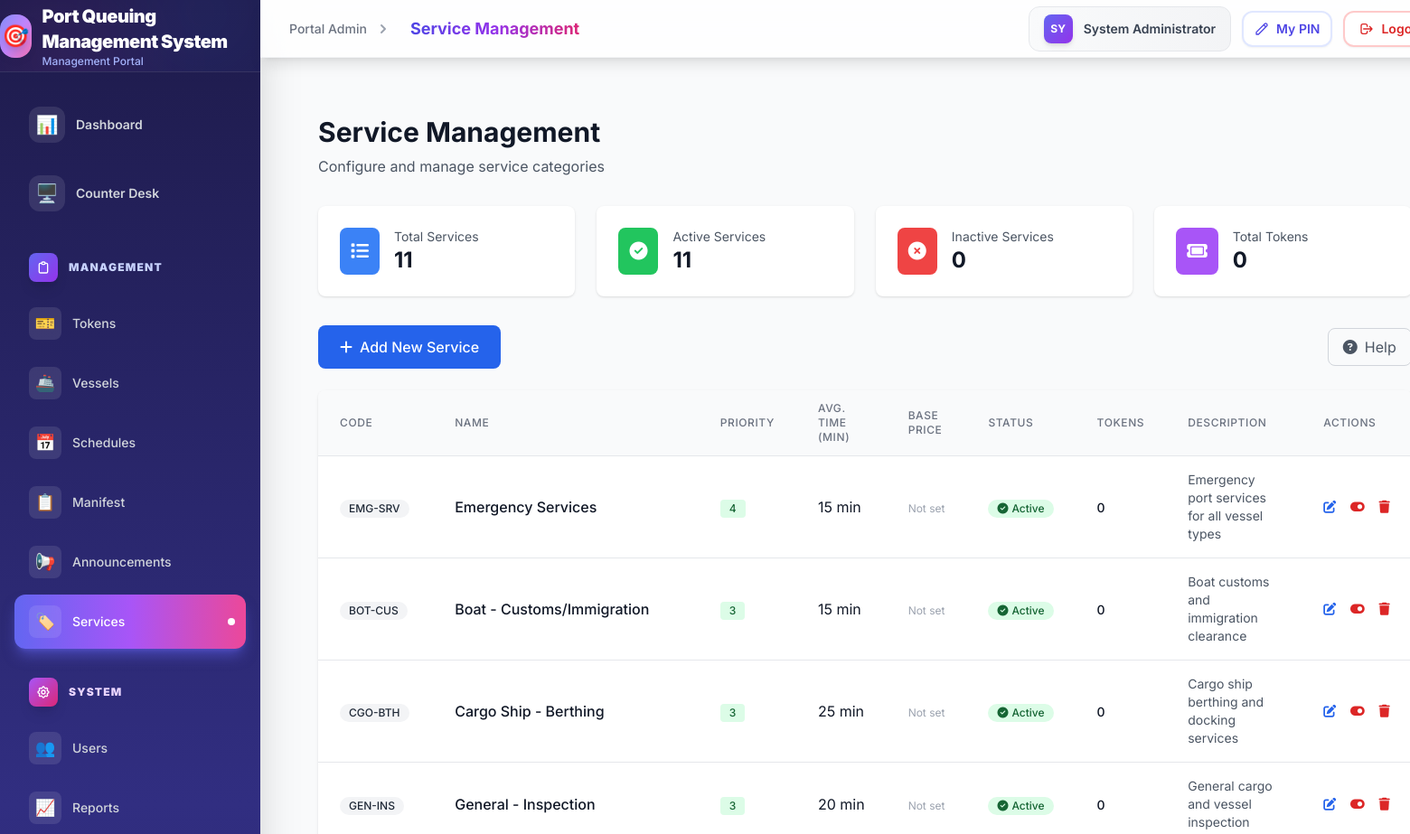
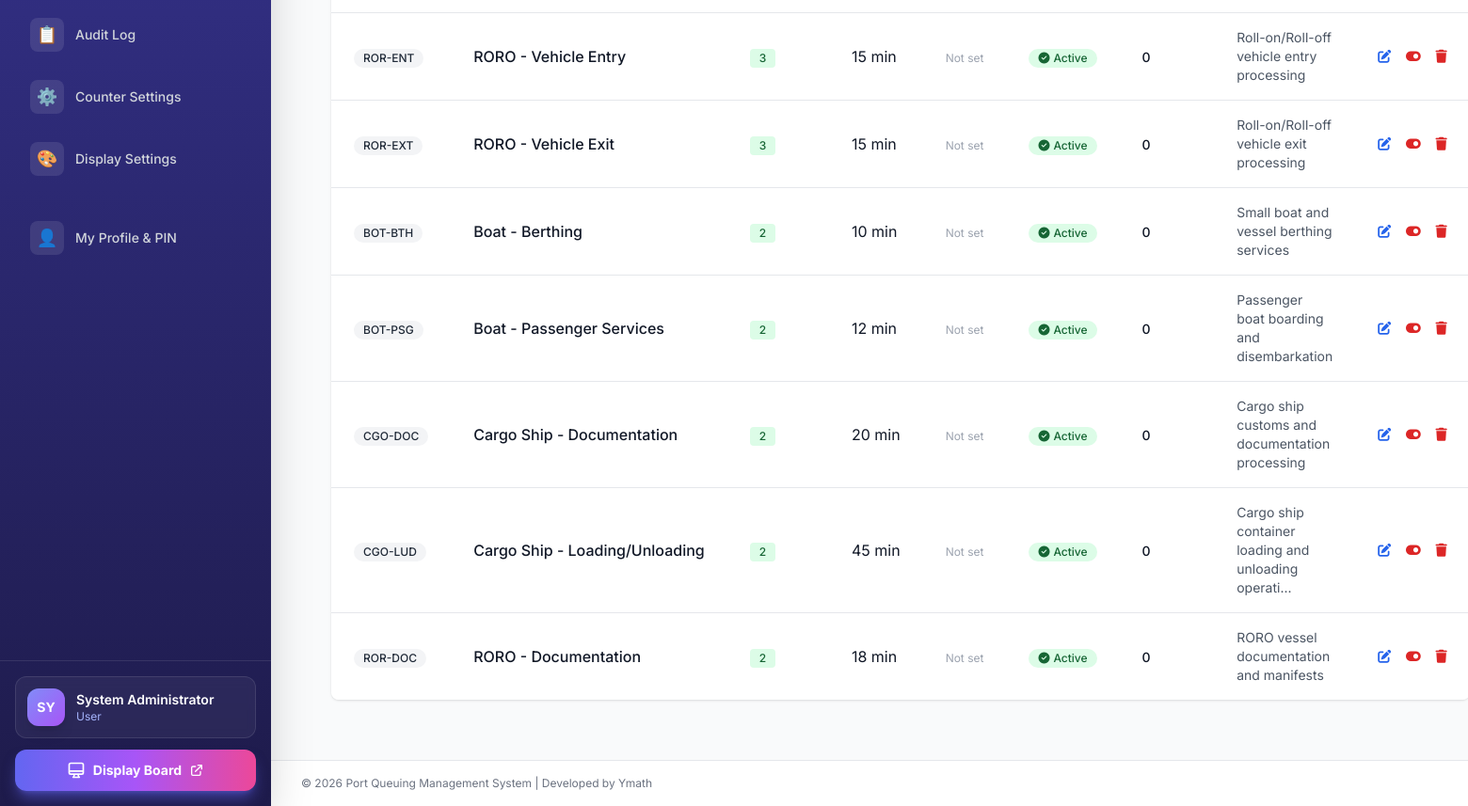
Screenshot of /admin/services.php (signed in) with the database file from the repository (2 pictures, top to bottom).
### tables this page shows
CREATE TABLE IF NOT EXISTS service_categories (
    id INT PRIMARY KEY AUTO_INCREMENT,
    name VARCHAR(100) NOT NULL,
    code VARCHAR(10) NOT NULL UNIQUE,
    priority_level INT DEFAULT 0,
    avg_service_time INT DEFAULT 10,
    description TEXT,
    is_active TINYINT(1) DEFAULT 1,
    created_at TIMESTAMP DEFAULT CURRENT_TIMESTAMP
);

### admin/services.php (the view, shortened to what this page needs)
<?php
$db = getDB();
$services = $db->query("SELECT * FROM service_categories ORDER BY priority_level DESC, name ASC")->fetchAll(PDO::FETCH_ASSOC);
$stats = [];
foreach ($services as $service) {
    $stmt = $db->prepare("SELECT COUNT(*) as count FROM tokens WHERE service_category_id = ?");
    $stmt->execute([$service['id']]);
    $stats[$service['id']] = $stmt->fetch(PDO::FETCH_ASSOC)['count'];
}
?>
<!DOCTYPE html>
<html lang="en">
<head>
    <script src="https://cdn.tailwindcss.com"></script>
    <link rel="stylesheet" href="https://cdnjs.cloudflare.com/ajax/libs/font-awesome/6.4.0/css/all.min.css">
</head>
<body class="bg-gray-50">
    <?php
    include __DIR__ . '/includes/header.php';
    ?>
    <div class="w-full mx-auto px-4 sm:px-6 lg:px-8 py-8">
        <div class="mb-8">
            <h1 class="text-3xl font-bold text-gray-900 mb-2">Service Management</h1>
            <p class="text-gray-600">Configure and manage service categories</p>
        </div>
        <div class="grid grid-cols-1 md:grid-cols-4 gap-6 mb-8">
            <div class="bg-white rounded-lg shadow p-6">
                <div class="flex items-center">
                    <div class="flex-shrink-0 bg-blue-500 rounded-lg p-3">
                        <i class="fas fa-list text-white text-xl"></i>
                    </div>
                    <div class="ml-4">
                        <p class="text-sm text-gray-600">Total Services</p>
                        <p class="text-2xl font-bold text-gray-900"><?php echo count($services); ?></p>
                    </div>
                </div>
            </div>
            <div class="bg-white rounded-lg shadow p-6">
                <div class="flex items-center">
                    <div class="flex-shrink-0 bg-green-500 rounded-lg p-3">
                        <i class="fas fa-check-circle text-white text-xl"></i>
                    </div>
                    <div class="ml-4">
                        <p class="text-sm text-gray-600">Active Services</p>
                        <p class="text-2xl font-bold text-gray-900"><?php echo count(array_filter($services, fn($s) => $s['is_active'])); ?></p>
                    </div>
                </div>
            </div>
            <div class="bg-white rounded-lg shadow p-6">
                <div class="flex items-center">
                    <div class="flex-shrink-0 bg-red-500 rounded-lg p-3">
                        <i class="fas fa-times-circle text-white text-xl"></i>
                    </div>
                    <div class="ml-4">
                        <p class="text-sm text-gray-600">Inactive Services</p>
                        <p class="text-2xl font-bold text-gray-900"><?php echo count(array_filter($services, fn($s) => !$s['is_active'])); ?></p>
                    </div>
                </div>
            </div>
            <div class="bg-white rounded-lg shadow p-6">
                <div class="flex items-center">
                    <div class="flex-shrink-0 bg-purple-500 rounded-lg p-3">
                        <i class="fas fa-ticket text-white text-xl"></i>
                    </div>
                    <div class="ml-4">
                        <p class="text-sm text-gray-600">Total Tokens</p>
                        <p class="text-2xl font-bold text-gray-900"><?php echo array_sum($stats); ?></p>
                    </div>
                </div>
            </div>
        </div>
        <div class="mb-6 flex items-center justify-between">
            <button onclick="openAddModal()" class="bg-blue-600 hover:bg-blue-700 text-white px-6 py-3 rounded-lg font-medium transition-colors">
                <i class="fas fa-plus mr-2"></i>Add New Service
            </button>
            <button onclick="toggleHelp()" class="text-gray-600 hover:text-gray-900 px-4 py-2 border border-gray-300 rounded-lg transition-colors">
                <i class="fas fa-question-circle mr-2"></i>Help
            </button>
        </div>
        <div class="bg-white rounded-lg shadow overflow-hidden">
            <div class="overflow-x-auto">
                <table class="min-w-full divide-y divide-gray-200">
                    <thead class="bg-gray-50">
                        <tr>
                            <th class="px-6 py-3 text-left text-xs font-medium text-gray-500 uppercase tracking-wider">Code</th>
                            <th class="px-6 py-3 text-left text-xs font-medium text-gray-500 uppercase tracking-wider">Name</th>
                            <th class="px-6 py-3 text-left text-xs font-medium text-gray-500 uppercase tracking-wider">Priority</th>
                            <th class="px-6 py-3 text-left text-xs font-medium text-gray-500 uppercase tracking-wider">Avg. Time (min)</th>
                            <th class="px-6 py-3 text-left text-xs font-medium text-gray-500 uppercase tracking-wider">Base Price</th>
                            <th class="px-6 py-3 text-left text-xs font-medium text-gray-500 uppercase tracking-wider">Status</th>
                            <th class="px-6 py-3 text-left text-xs font-medium text-gray-500 uppercase tracking-wider">Tokens</th>
                            <th class="px-6 py-3 text-left text-xs font-medium text-gray-500 uppercase tracking-wider">Description</th>
                            <th class="px-6 py-3 text-left text-xs font-medium text-gray-500 uppercase tracking-wider">Actions</th>
                        </tr>
                    </thead>
                    <tbody class="bg-white divide-y divide-gray-200">
                        <?php foreach ($services as $service): ?>
                            <tr class="hover:bg-gray-50">
                                <td class="px-6 py-4 whitespace-nowrap">
                                    <span class="inline-flex items-center px-2.5 py-0.5 rounded-full text-xs font-medium bg-gray-100 text-gray-800">
                                        <?php echo htmlspecialchars($service['code']); ?>
                                    </span>
                                </td>
                                <td class="px-6 py-4 whitespace-nowrap font-medium text-gray-900">
                                    <?php echo htmlspecialchars($service['name']); ?>
                                </td>
                                <td class="px-6 py-4 whitespace-nowrap">
                                    <span class="inline-flex items-center px-2.5 py-0.5 rounded text-xs font-medium <?php
                                        if ($service['priority_level'] >= 80) echo 'bg-red-100 text-red-800';
                                        elseif ($service['priority_level'] >= 50) echo 'bg-yellow-100 text-yellow-800';
                                        else echo 'bg-green-100 text-green-800';
                                    ?>">
                                        <?php echo $service['priority_level']; ?>
                                    </span>
                                </td>
                                <td class="px-6 py-4 whitespace-nowrap text-gray-900">
                                    <?php echo $service['avg_service_time']; ?> min
                                </td>
                                <td class="px-6 py-4 whitespace-nowrap">
                                    <?php $bp = floatval($service['base_price'] ?? 0); ?>
                                    <?php if ($bp > 0): ?>
                                        <span class="inline-flex items-center px-2.5 py-0.5 rounded-full text-xs font-semibold bg-green-100 text-green-800">
                                            &#8369;<?php echo number_format($bp, 2); ?>
                                        </span>
                                    <?php else: ?>
                                        <span class="text-xs text-gray-400">Not set</span>
                                    <?php endif; ?>
                                </td>
                                <td class="px-6 py-4 whitespace-nowrap">
                                    <?php if ($service['is_active']): ?>
                                        <span class="inline-flex items-center px-2.5 py-0.5 rounded-full text-xs font-medium bg-green-100 text-green-800">
                                            <i class="fas fa-check-circle mr-1"></i>Active
                                        </span>
                                    <?php else: ?>
                                        <span class="inline-flex items-center px-2.5 py-0.5 rounded-full text-xs font-medium bg-red-100 text-red-800">
                                            <i class="fas fa-times-circle mr-1"></i>Inactive
                                        </span>
                                    <?php endif; ?>
                                </td>
                                <td class="px-6 py-4 whitespace-nowrap text-gray-900">
                                    <span class="text-sm font-medium"><?php echo $stats[$service['id']]; ?></span>
                                </td>
                                <td class="px-6 py-4 text-sm text-gray-600">
                                    <?php echo htmlspecialchars(substr($service['description'] ?? '', 0, 50)) . (strlen($service['description'] ?? '') > 50 ? '...' : ''); ?>
                                </td>
                                <td class="px-6 py-4 whitespace-nowrap text-sm font-medium">
                                    <button onclick='editService(<?php echo json_encode($service); ?>)' class="text-blue-600 hover:text-blue-900 mr-3" title="Edit">
                                        <i class="fas fa-edit"></i>
                                    </button>
                                    <form method="POST" class="inline" onsubmit="return confirm('Toggle service status?');">
                                        <button type="submit" class="<?php echo $service['is_active'] ? 'text-red-600 hover:text-red-900' : 'text-green-600 hover:text-green-900'; ?> mr-3" title="<?php echo $service['is_active'] ? 'Deactivate' : 'Activate'; ?>">
                                            <i class="fas fa-<?php echo $service['is_active'] ? 'toggle-on' : 'toggle-off'; ?>"></i>
                                        </button>
                                    </form>
                                    <form method="POST" class="inline" onsubmit="return confirm('Are you sure you want to delete this service? This cannot be undone.');">
                                        <button type="submit" class="text-red-600 hover:text-red-900" title="Delete">
                                            <i class="fas fa-trash"></i>
                                        </button>
                                    </form>
                                </td>
                            </tr>
                        <?php endforeach; ?>
                    </tbody>
                </table>
            </div>
        </div>
    </div>
    <?php include __DIR__ . '/includes/footer.php'; ?>
</body>
</html>

### admin/includes/header.php (style rules this page uses)
body { font-family: 'Inter', sans-serif; }

### rows the page displays
service_categories: code "EMG-SRV", name "Emergency Services", priority_level "4", avg_service_time "15", is_active 1 (drawn), id "0", description "Emergency port services for all vessel types"
service_categories: code "BOT-CUS", name "Boat - Customs/Immigration", priority_level "3", avg_service_time "15", is_active 1 (drawn), id "0", description "Boat customs and immigration clearance"
service_categories: code "CGO-BTH", name "Cargo Ship - Berthing", priority_level "3", avg_service_time "25", is_active 1 (drawn), id "0", description "Cargo ship berthing and docking services"
service_categories: code "GEN-INS", name "General - Inspection", priority_level "3", avg_service_time "20", is_active 1 (drawn), id "0", description "General cargo and vessel inspection"
service_categories: code "ROR-ENT", name "RORO - Vehicle Entry", priority_level "3", avg_service_time "15", is_active 1 (drawn), id "0", description "Roll-on/Roll-off vehicle entry processing"
service_categories: code "ROR-EXT", name "RORO - Vehicle Exit", priority_level "3", avg_service_time "15", is_active 1 (drawn), id "0", description "Roll-on/Roll-off vehicle exit processing"
service_categories: code "BOT-BTH", name "Boat - Berthing", priority_level "2", avg_service_time "10", is_active 1 (drawn), id "0", description "Small boat and vessel berthing services"
service_categories: code "BOT-PSG", name "Boat - Passenger Services", priority_level "2", avg_service_time "12", is_active 1 (drawn), id "0", description "Passenger boat boarding and disembarkation"
service_categories: code "CGO-DOC", name "Cargo Ship - Documentation", priority_level "2", avg_service_time "20", is_active 1 (drawn), id "0", description "Cargo ship customs and documentation processing"
service_categories: code "CGO-LUD", name "Cargo Ship - Loading/Unloading", priority_level "2", avg_service_time "45", is_active 1 (drawn), id "0", description "Cargo ship container loading and unloading operati"
service_categories: code "ROR-DOC", name "RORO - Documentation", priority_level "2", avg_service_time "18", is_active 1 (drawn), id "0", description "RORO vessel documentation and manifests"

### other values shown
APP_NAME "Port Queuing Management System"
substr($_SESSION['full_name'], 0, 2) "SY"
$_SESSION['full_name'] "System Administrator"
$_SESSION['role'] "User"
count($services) "11"
count(array_filter($services, fn($s) => $s['is_active'])) "11"
count(array_filter($services, fn($s) => !$s['is_active'])) "0"
array_sum($stats) "0"
